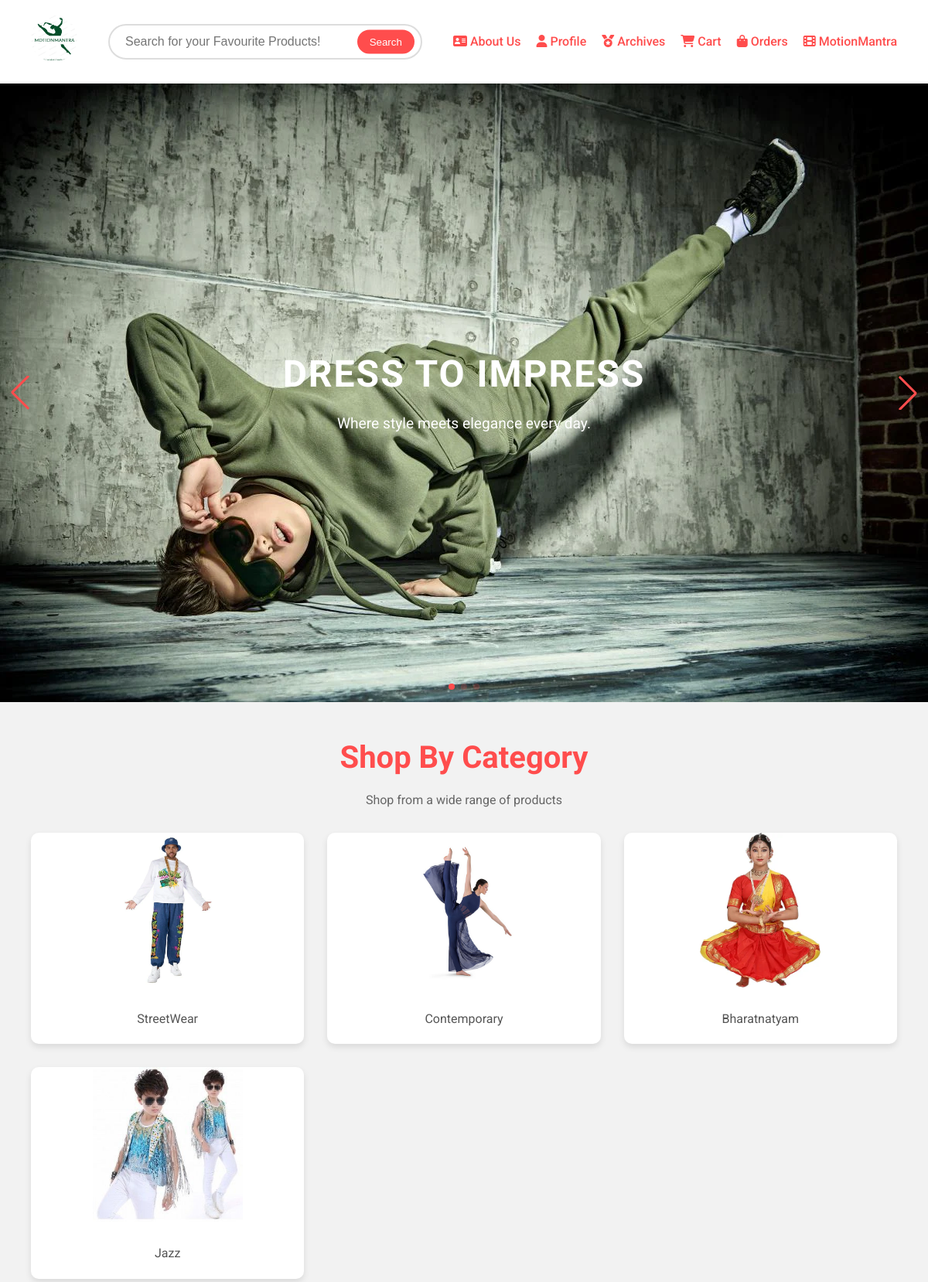
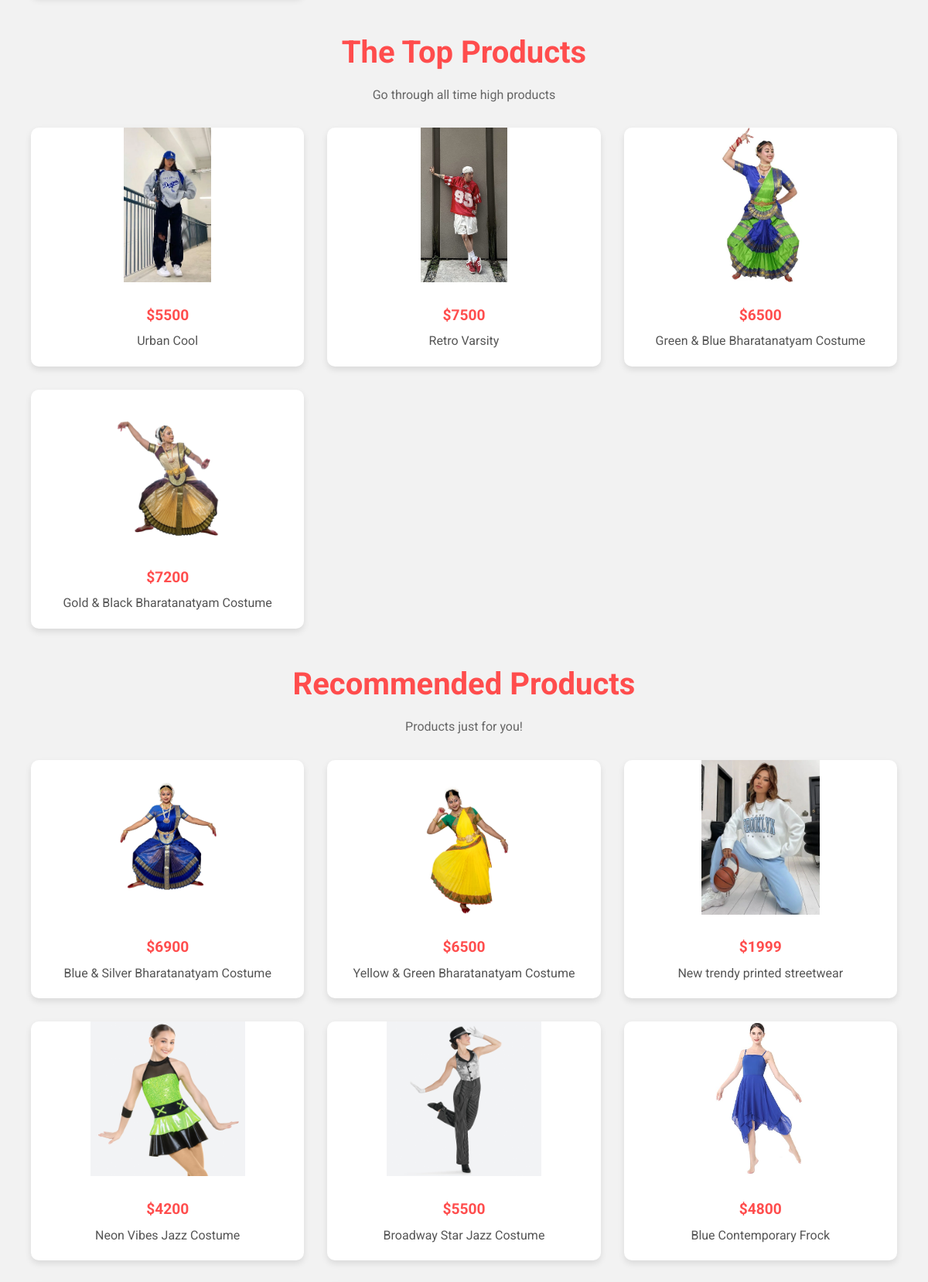
Screenshot of /Merchandise/home.php (upper part) with the database file from the repository (2 pictures, top to bottom).
### tables this page shows
CREATE TABLE `products` (
  `Id` int(5) NOT NULL,
  `Name` varchar(50) NOT NULL,
  `Category` varchar(25) NOT NULL,
  `Price` varchar(20) NOT NULL,
  `image` varchar(75) NOT NULL,
  `Description_1` varchar(1200) DEFAULT NULL,
  `Description_2` varchar(1200) DEFAULT NULL,
  `Description_3` varchar(1200) DEFAULT NULL
);

### Merchandise/home.php (the view, shortened to what this page needs)
<?php
$servername = "localhost";
$username = "root";
$password = "";
$dbname = "Merchandise";
$conn = new mysqli($servername, $username, $password, $dbname);
$result = $conn->query("SELECT * FROM products ORDER BY RAND()");
if (isset($_SESSION['email'])) {
    $email = $_SESSION['email'];
} else {
    $email = '';
}
?>
<!DOCTYPE html>
<html lang="en">
<head>
    <link
      rel="stylesheet"
      href="https://cdn.jsdelivr.net/npm/swiper/swiper-bundle.min.css"
    />
</head>
<body>
    <header>
        <div class="logo">
            <a href="home.php"><img src="images/logo.png" alt="Logo"></a>
        </div>
        <div class="search-container">
            <form action="search.php" method="post">
                <input type="search" name="search" placeholder="Search for your Favourite Products!">
                <input type="submit" value="Search">
            </form>
        </div>
        <nav>
            <a href="about us.php"><i class="fa-solid fa-address-card"></i> About Us</a>
            <?php echo "<a href='profile.php?email=".$email."'><i class='fa-solid fa-user'></i> Profile</a>";?>
            <a href="archives.php"><i class="fa-solid fa-medal"></i> Archives</a>
            <a href="cart2.php"><i class="fa-solid fa-cart-shopping"></i> Cart</a>
            <a href="orders.php"><i class="fa-solid fa-shopping-bag"></i> Orders</a>
            <a href="#" onclick="redirectToLocalServer(); return false;">
    <i class="fa-solid fa-film"></i> MotionMantra
</a>
        </nav>
    </header>
    <div class="swiper hero-swiper">
      <div class="swiper-wrapper">
        <div class="swiper-slide">
          <img src="images/heroes1.webp" alt="Slide 1">
          <div class="slide-text">
          <h2>Dress to Impress</h2>
          <p>Where style meets elegance every day.</p>
          </div>
        </div>
      </div>
      <div class="swiper-pagination"></div>
      <div class="swiper-button-next"></div>
      <div class="swiper-button-prev"></div>
    </div>
    <section id="categories">
        <h2 class="section-title" id="SBC">Shop By Category</h2>
        <p class="section-subtitle">Shop from a wide range of products</p>
        <?php
        if(isset($_SESSION['email'])) {
            echo "<div class='product-grid'>";
        } else {
            echo "<div class='product-grid' onclick='return login_required()'>";
        }
        ?>
            <a href="streetwear.php" class="product-card">
                <img src="images/streetstyle.webp" alt="streetwear">
                <div class="info">
                    <span class="name">StreetWear</span>
                </div>
            </a>
            <a href="contemporary.php" class="product-card">
                <img src="images/contemporary.jpg" alt="contemporary">
                <div class="info">
                    <span class="name">Contemporary</span>
                </div>
            </a>
            <a href="bharatnatyam.php" class="product-card">
                <img src="images/bharatnatyam.webp" alt="bharatnatyam">
                <div class="info">
                    <span class="name">Bharatnatyam</span>
                </div>
            </a>
            <a href="jazz.php" class="product-card">
                <img src="images/jazz.jpg" alt="Jazz">
                <div class="info">
                    <span class="name">Jazz</span>
                </div>
            </a>
        </div>
    </section>
    <section id="top-products">
        <h2 class="section-title" id="TTP">The Top Products</h2>
        <p class="section-subtitle">Go through all time high products</p>
        <?php
        if(isset($_SESSION['email'])) {
            echo "<div class='product-grid'>";
        } else {
            echo "<div class='product-grid' onclick='return login_required()'>";
        }
        ?>
            <?php
            $num2 = 0;
            while ($row = $result->fetch_assoc()) {
                echo "<a href='product.php?id=".$row['Id']."' class='product-card'>";
                    echo "<img src='".$row['image']."' alt='".$row['Name']."'>";
                    echo "<div class='info'>";
                        echo "<span class='price'>$".$row['Price']."</span>";
                        echo "<span class='name'>".$row['Name']."</span>";
                    echo "</div>";
                echo "</a>";
                $num2++;
                if($num2 == 4) break;
            }
            ?>
        </div>
    </section>
    <section id="recommended-products">
        <h2 class="section-title" id="RP">Recommended Products</h2>
        <p class="section-subtitle">Products just for you!</p>
        <?php
        if(isset($_SESSION['email'])) {
            echo "<div class='product-grid'>";
        } else {
            echo "<div class='product-grid' onclick='return login_required()'>";
        }
        ?>
            <?php
            $num2 = 0;
            while ($row2 = $result->fetch_assoc()) {
                echo "<a href='product.php?id=".$row2['Id']."' class='product-card'>";
                    echo "<img src='".$row2['image']."' alt='".$row2['Name']."'>";
                    echo "<div class='info'>";
                        echo "<span class='price'>$".$row2['Price']."</span>";
                        echo "<span class='name'>".$row2['Name']."</span>";
                    echo "</div>";
                echo "</a>";
                $num2++;
                if($num2 == 8) break;
            }
            ?>
        </div>
    </section>
</body>
</html>

### Merchandise/home.php (style rules this page uses)
* { margin: 0; padding: 0; box-sizing: border-box; }
body { font-family: 'Roboto', sans-serif; background-color: #f2f2f2; color: #333; line-height: 1.6; }
a { text-decoration: none; color: inherit; }
header { background-color: #fff; padding: 20px 40px; display: flex; align-items: center; justify-content: space-between; box-shadow: 0 2px 4px rgba(0,0,0,0.1); position: sticky; top: 0; z-index: 1000; }
header .logo img { width: 60px; height: 60px; border-radius: 50%; }
.search-container { flex: 1; margin: 0 40px; position: relative; }
.search-container input[type="search"] { width: 100%; padding: 12px 20px; border: 2px solid #ddd; border-radius: 30px; font-size: 16px; transition: border-color 0.3s; }
.search-container input[type="submit"] { position: absolute; right: 10px; top: 50%; transform: translateY(-50%); background-color: #ff4d4d; color: #fff; border: none; padding: 8px 16px; border-radius: 20px; cursor: pointer; transition: background-color 0.3s; }
nav { display: flex; gap: 20px; }
nav a { font-weight: 500; color: #ff4d4d; transition: color 0.3s; }
.hero-swiper { width: 100%; height: 800px; margin-bottom: 20px; position: relative; }
.hero-swiper .swiper-slide { position: relative; display: flex; align-items: center; justify-content: center; overflow: hidden; }
.hero-swiper .swiper-slide img { width: 100%; height: 100%; object-fit: cover; }
.slide-text { position: absolute; z-index: 2; color: #fff; text-align: center; }
.slide-text h2 { font-size: 3rem; margin-bottom: 10px; text-transform: uppercase; letter-spacing: 2px; }
.slide-text p { font-size: 1.2rem; margin-bottom: 5px; }
.swiper-button-next, .swiper-button-prev { color: #ff4d4d; }
.section-title { text-align: center; margin: 40px 0 10px; font-size: 2.5rem; color: #ff4d4d; }
.section-subtitle { text-align: center; margin-bottom: 30px; color: #666; }
.product-grid { display: grid; grid-template-columns: repeat(auto-fit, minmax(280px, 1fr)); gap: 30px; padding: 0 40px; margin-bottom: 40px; }
.product-card { background-color: #fff; border-radius: 10px; overflow: hidden; box-shadow: 0 4px 8px rgba(0,0,0,0.1); transition: transform 0.3s, box-shadow 0.3s; }
.product-card img { width: 100%; height: 200px; object-fit: contain; }
.product-card .info { padding: 15px; text-align: center; }
.product-card .info span { display: block; margin: 5px 0; }
.product-card .info .price { font-weight: 700; color: #ff4d4d; font-size: 1.2rem; }
.product-card .info .name { font-size: 1rem; color: #555; }

### rows the page displays
products: image (picture), Price "5500", Name "Urban Cool"
products: image (picture), Price "7500", Name "Retro Varsity"
products: image (picture), Price "6500", Name "Green & Blue Bharatanatyam Costume"
products: image (picture), Price "7200", Name "Gold & Black Bharatanatyam Costume"
products: image (picture), Price "6900", Name "Blue & Silver Bharatanatyam Costume"
products: image (picture), Price "6500", Name "Yellow & Green Bharatanatyam Costume"
products: image (picture), Price "1999", Name "New trendy printed streetwear"
products: image (picture), Price "4200", Name "Neon Vibes Jazz Costume"
products: image (picture), Price "5500", Name "Broadway Star Jazz Costume"
products: image (picture), Price "4800", Name "Blue Contemporary Frock"
